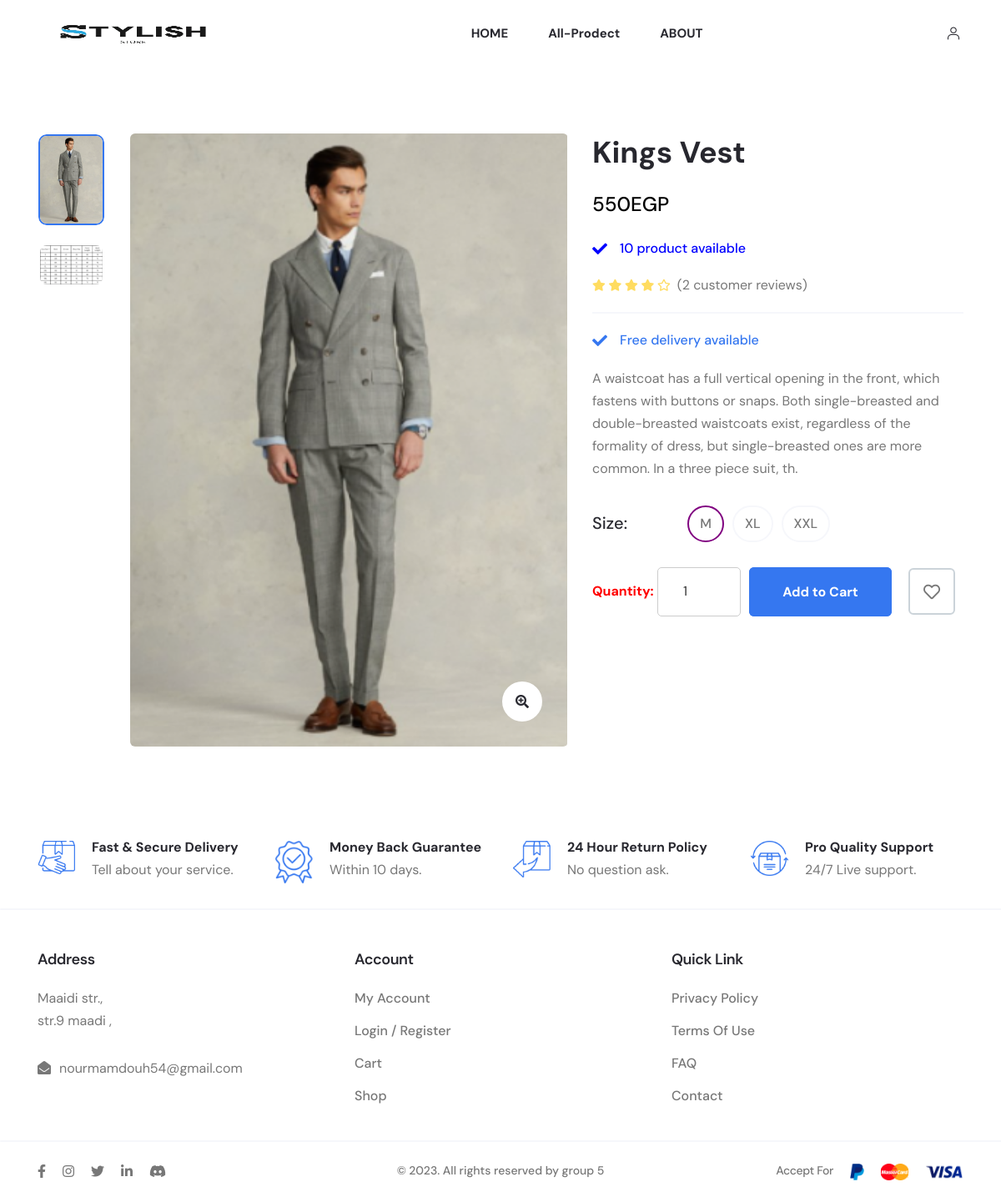
Page /web_user/fashionApp.php?act=detail_product&id=93 on the committed database.
### tables this page shows
CREATE TABLE `tbl_product` (
  `id_product` int(6) NOT NULL,
  `product_name` varchar(255) NOT NULL,
  `quantity` int(11) NOT NULL DEFAULT 0,
  `product_img` varchar(50) NOT NULL,
  `product_prices` int(10) NOT NULL DEFAULT 0,
  `catalog_id` int(4) NOT NULL,
  `employee_entry` int(11) NOT NULL,
  `entry_date` date NOT NULL DEFAULT current_timestamp(),
  `sup_id` int(11) NOT NULL,
  `view` tinyint(4) NOT NULL DEFAULT 0,
  `special` tinyint(4) NOT NULL DEFAULT 0,
  `old_prices` int(11) NOT NULL DEFAULT 0,
  `description` varchar(255) NOT NULL,
  `size` varchar(5) NOT NULL DEFAULT 'L'
);

### model_user/productdb_user.php (called while the page is built, shortened)
<?php
function get_detail_product($id){
    $conn=connectdb();
    $stmt = $conn->prepare("SELECT * FROM tbl_product Where id_product =".$id);
    $stmt->execute();
    $kq=$stmt->fetchAll();
    return $kq;
}
?>

### web_user/detail_product.php (the view, shortened to what this page needs)
<?php
  $i = 0;
  echo '
      <div class="axil-single-product-area axil-section-gap pb--0 bg-color-white">
          <div class="single-product-thumb mb--40">
              <div class="container">
                  <div class="row">
                      <div class="col-lg-7 mb--40">
                          <div class="row">
                              <div class="col-lg-10 order-lg-2">
                                  <div class="single-product-thumbnail-wrap zoom-gallery">
                                      <div class="single-product-thumbnail product-large-thumbnail-3 axil-product">
                                          <div class="thumbnail">
                                              <a href="../uploads/' . $detail_product[0]["product_img"] . '" class="popup-zoom">
                                                  <img class="custom_img_detail" src="../uploads/' . $detail_product[0]["product_img"] . '" alt="Product Images">
                                              </a>
                                          </div>
                                      </div>
                                      <div class="product-quick-view position-view">
                                          <a href="../uploads/' . $detail_product[0]["product_img"] . '" class="popup-zoom">
                                              <i class="fas fa-search-plus"></i>
                                          </a>
                                      </div>
                                  </div>
                              </div>
                              <div class="col-lg-2 order-lg-1">
                                  <div class="product-small-thumb-3 small-thumb-wrapper">
                                      <div class="small-thumb-img">
                                          <img src="../uploads/' . $detail_product[0]["product_img"] . '" alt="thumb image">
                                      </div>
                                      <div class="small-thumb-img">
                                          <img src="../uploads/size.png" alt="thumb image">
                                      </div>
                                  </div>
                              </div>
                          </div>
                      </div>
                      <div class="col-lg-5 mb--40">
                          <div class="single-product-content">
                              <div class="inner">
                                  <h2 class="product-title">' . $detail_product[0]["product_name"] . '</h2>
                                  <span class="price-amount">' . number_format($detail_product[0]["product_prices"]) . 'EGP</span>';
  if ($detail_product[0]["quantity"] == 0) {
      echo '
                                          <ul class="product-meta">
                                              <li style="color: red;"><i class="fas fa-times"></i>Run out of stock</li>
                                              <li style="color: red;"><i class="fas fa-times"></i>' . $detail_product[0]["quantity"] . ' product available</li>
                                          </ul>
                                      ';
  } else {
      echo '
                                          <ul class="product-meta">
                                              <li style="color: Blue;"><i class="fas fa-check"></i>' . $detail_product[0]["quantity"] . ' product available</li>
                                          </ul>
                                      ';
  }
  echo '
                                  <div class="product-rating">
                                      <div class="star-rating">
                                          <i class="fas fa-star"></i>
                                          <i class="fas fa-star"></i>
                                          <i class="fas fa-star"></i>
                                          <i class="fas fa-star"></i>
                                          <i class="far fa-star"></i>
                                      </div>
                                      <div class="review-link">
                                          <a href="#">(<span>2</span> customer reviews)</a>
                                      </div>
                                  </div>
                                  <ul class="product-meta">
                                      <li><i class="fas fa-check"></i>Free delivery available</li>
                                  </ul>
                                  <p class="description">' . $detail_product[0]["description"] . '.</p>
                                  <div class="product-variations-wrapper">
                                      <div class="product-variation product-size-variation">
                                          <h6 class="title">Size:</h6>
                                          <ul class="range-variant">
                                              <li onclick="highlightSize(this)" class="active">' . $detail_product[0]["size"] . '</li>
                                              <li onclick="highlightSize(this)">XL</li>
                                              <li onclick="highlightSize(this)">XXL</li>
                                          </ul>
                                      </div>
                                  </div>';
  echo '
                                  <div class="product-action-wrapper d-flex-center">
                                      <form id="slider_product_' . $i . '" action="fashionApp.php?act=add_cart" method="POST">
                                          <input type="hidden" value="' . $detail_product[0]["product_img"] . '" name="img">
                                          <input type="hidden" value="' . $detail_product[0]["product_name"] . '" name="name">
                                          <input type="hidden" value="' . $detail_product[0]["product_prices"] . '" name="price">
                                          <input type="hidden" value="' . $detail_product[0]["id_product"] . '" name="id">
                                          <input type="hidden" value="' . $detail_product[0]["size"] . '" name="size">
                                          <label style="color: red; font-weight: bold;">Quantity:</label>
                                          <input style="height: 59.2px; border: 1px solid #ccc; border-radius: 5px; font-size: 16px; color: #333;
                                          width: 100px;" type="number" name="quantity" value="1"  min="1" max="' . $detail_product[0]["quantity"] . '" placeholder="quantity"  oninput="limitInput(this)">
                                      </form>
                                      <ul class="product-action d-flex-center mb--0">';
  if ($detail_product[0]["quantity"] != 0) {
      echo '
                                                  <li class="add-to-cart"><a href="fashionApp.php?act=home" onclick="submitForm(' . $i . ')" class="axil-btn btn-bg-primary">Add to Cart</a></li>
                                                  <li class="wishlist"><a href="#" class="axil-btn wishlist-btn"><i class="far fa-heart"></i></a></li>
                                              ';
  } else {
      echo '
                                              <li class="add-to-cart" ><a style="background-color: grey; color: white;"href="#" class="axil-btn" >Out of stock</a></li>
                                              <li class="wishlist"><a href="#" class="axil-btn wishlist-btn"><i class="far fa-heart"></i></a></li>
                                              ';
  }
  echo '
                                      </ul>
                                  </div>
                              </div>
                          </div>
                      </div>
                  </div>
              </div>
          </div>
      </div>
  ';
  ?>

### web_user/detail_product.php (style rules this page uses)
.active { background-color: green; }

### rows in the picture
tbl_product: product_img (picture), product_name "Kings Vest", product_prices "550", quantity "10", description "A waistcoat has a full vertical opening in the front, which fastens with buttons or snaps. Both single-breasted and double-breasted waistcoats exist, regardless of the formality of dress, but single-breasted ones are more common. In a three piece suit, th", size "M"
